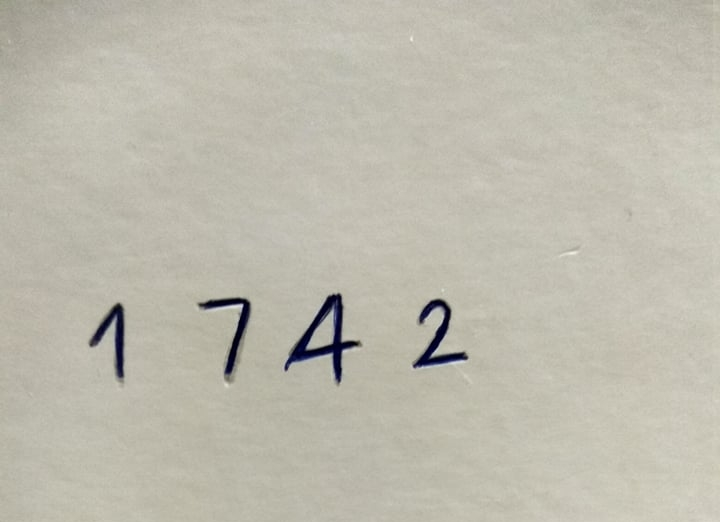
#> input picture photo_1.jpg, 720 x 522 px
$ python rawRecognition.py --image photo_1.jpg
#> lines starting #> are read from the running program, lines starting #| are printed output that depends on the picture; after the words box and inside, x2 and y2 are one past the last pixel; in counts of white or black regions, pixels touching at a corner belong together
# -*- coding: utf-8 -*-
# @Author: Duc Khai Tong
# @Date:   2020-11-11 15:22:41
# @Last modified by:   khai
# @Last Modified time: 2020-12-04 10:56:01

# Import the modules
import cv2
import joblib
from skimage.feature import hog
from skimage import exposure
import numpy as np
import argparse
import matplotlib.pyplot as plt


# construct the argument parse and parse the arguments
ap = argparse.ArgumentParser()
ap.add_argument("-i", "--image", required=True, help="path to image")
args = vars(ap.parse_args())

# Load the classifier
clf = joblib.load("raw_digits_cls.pkl")
#> (reads raw_digits_cls.pkl from the repository)

# Read the input image
im = cv2.imread(args["image"])
#> im is the input picture: shape (522, 720, 3); mean B, G, R 173.9, 186.6, 189.6

# Convert to grayscale and apply Gaussian filtering to filter noisy pixels
im_gray = cv2.cvtColor(im, cv2.COLOR_BGR2GRAY)
im_gray = cv2.GaussianBlur(im_gray, (5, 5), 0)
cv2.namedWindow("Gaussian Blur", cv2.WINDOW_NORMAL)
cv2.imshow("Gaussian Blur", im_gray)

# Threshold the image
ret, im_th = cv2.threshold(im_gray, 90, 255, cv2.THRESH_BINARY_INV)
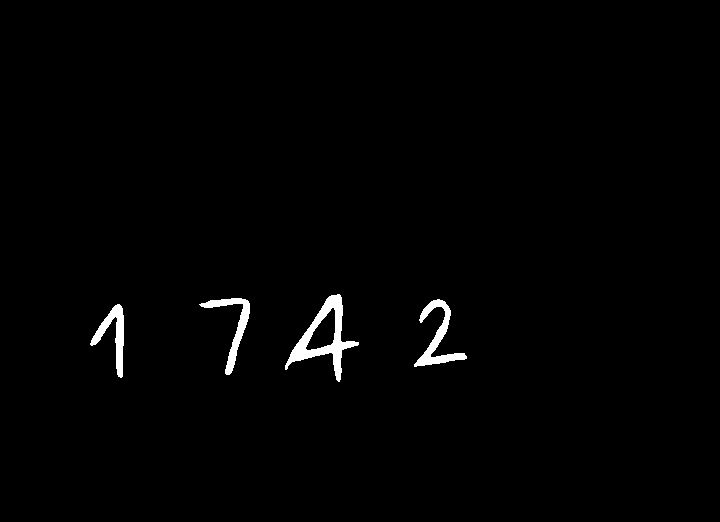
#> im_th: shape (522, 720); 1.2% white; 4 white regions
cv2.namedWindow("Threshold", cv2.WINDOW_NORMAL)
cv2.imshow("Threshold", im_th)

# Find contours in the image
contours, hierarchy = cv2.findContours(im_th, cv2.RETR_EXTERNAL, cv2.CHAIN_APPROX_SIMPLE)
#> contours = 4 contours; box (x1, y1, x2, y2) and area: (285, 294, 359, 382) 2224, (414, 299, 467, 367) 886, (199, 298, 250, 375) 730, (90, 304, 124, 378) 727
cv2.drawContours(im, contours, -1, (0,255,0), 3)
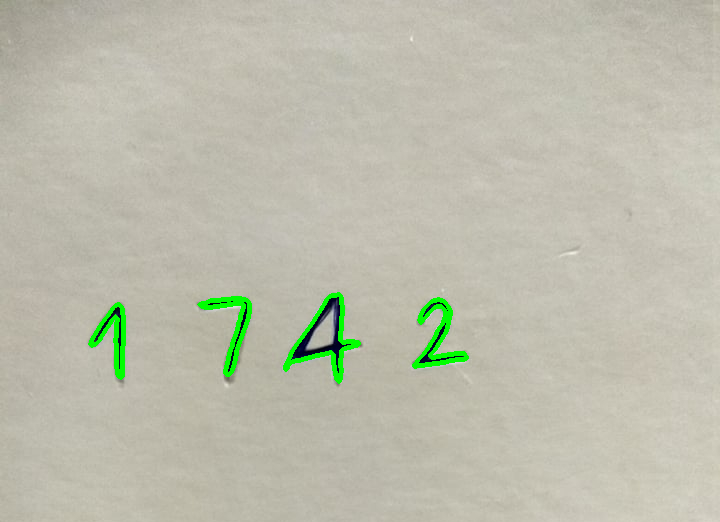
#> im: shape (522, 720, 3); 1.3% of pixels changed, all inside (x1, y1, x2, y2) = (88, 292, 469, 384)
cv2.namedWindow("Contours", cv2.WINDOW_NORMAL)
cv2.imshow("Contours", im)

# Get rectangles contains each contour
rects = [] # rect return format x,y,w,h
for ctr in contours:
    rects.append(cv2.boundingRect(ctr))
#> this loop made 4 passes
#> after the loop, rects = [(90, 304, 34, 74), (414, 299, 53, 68), (199, 298, 51, 77), (285, 294, 74, 88)]


# For each rectangular region, calculate HOG features and predict the digit using Linear SVM.
for rect in rects:
    # Draw the rectangles
    cv2.rectangle(im, (rect[0], rect[1]), (rect[0] + rect[2], rect[1] + rect[3]), (0, 255, 0), 3)
    # Make the rectangular region around the digit
    leng = int(rect[3] * 1.6)
    pt1 = int(rect[1] + rect[3] // 2 - leng // 2)
    pt2 = int(rect[0] + rect[2] // 2 - leng // 2)
    # Regions of interested
    roi = im_th[pt1:pt1+leng, pt2:pt2+leng]

    # Resize the image and create the feature to predict
    roi = cv2.resize(roi, (28, 28), interpolation=cv2.INTER_AREA)
    pred_feature = roi.reshape(784, ) # To flatten the image


    # Get the predicted digits
    predicted_digits = clf.predict(np.array([pred_feature], 'float64'))
    cv2.putText(im, str(int(predicted_digits[0])), (rect[0], rect[1]),cv2.FONT_HERSHEY_DUPLEX, 2, (0, 255, 255), 3)
#> this loop made 4 passes
#> (rect, leng, pt1, pt2, predicted_digits) on passes 1 to 4: ((90, 304, 34, 74), 118, 282, 48, [3]), ((414, 299, 53, 68), 108, 279, 386, [1]), ((199, 298, 51, 77), 123, 275, 163, [7]), ((285, 294, 74, 88), 140, 268, 252, [4])
#> pass 1, `roi = im_th[pt1:pt1+leng, pt2:pt2+leng]`:
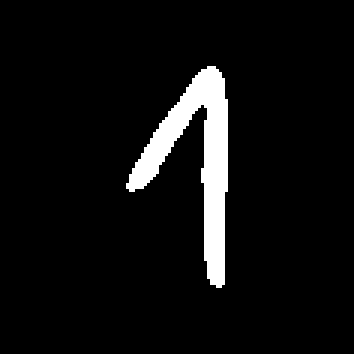
#> roi: shape (118, 118) (shown 3 times larger); 6% white; 1 white region, box (x1, y1, x2, y2) and area: (42, 22, 76, 96) 834
#> pass 1, `roi = cv2.resize(roi, (28, 28), interpolation=cv2.INTER_AREA)`:
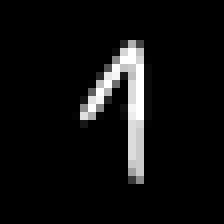
#> roi: shape (28, 28) (shown 8 times larger); min 0, max 255, mean 15.3
#> pass 2, `roi = im_th[pt1:pt1+leng, pt2:pt2+leng]`:
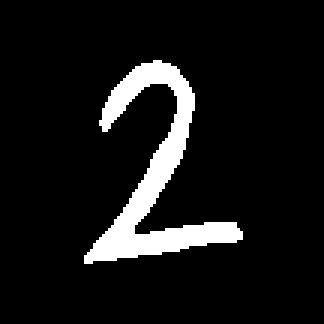
#> roi: shape (108, 108) (shown 3 times larger); 8.7% white; 1 white region, box (x1, y1, x2, y2) and area: (28, 20, 81, 88) 1019
#> pass 2, `roi = cv2.resize(roi, (28, 28), interpolation=cv2.INTER_AREA)`:
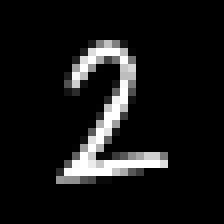
#> roi: shape (28, 28) (shown 8 times larger); min 0, max 255, mean 22.3
#> after the loop:
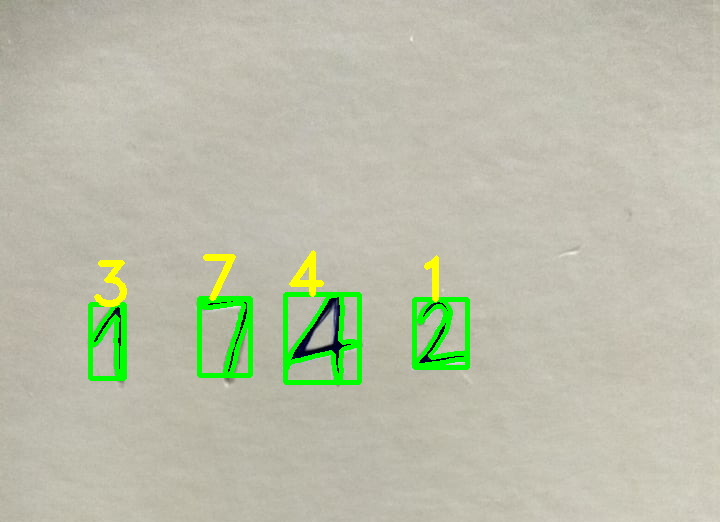
#> im: shape (522, 720, 3); 1.67% of pixels changed, all inside (x1, y1, x2, y2) = (88, 250, 470, 385)


cv2.namedWindow("Resulting Image with Rectangular ROIs", cv2.WINDOW_NORMAL)
cv2.imshow("Resulting Image with Rectangular ROIs", im)
cv2.waitKey()
cv2.destroyAllWindows()
